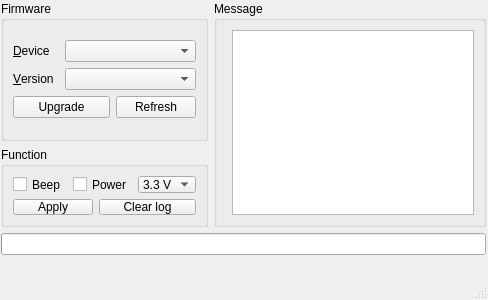
<?xml version="1.0" encoding="UTF-8"?>
<ui version="4.0">
 <class>MainWindow</class>
 <widget class="QMainWindow" name="MainWindow">
  <property name="geometry">
   <rect>
    <x>0</x>
    <y>0</y>
    <width>488</width>
    <height>300</height>
   </rect>
  </property>
  <property name="minimumSize">
   <size>
    <width>488</width>
    <height>300</height>
   </size>
  </property>
  <property name="maximumSize">
   <size>
    <width>488</width>
    <height>300</height>
   </size>
  </property>
  <property name="windowTitle">
   <string>MM32-LINK Configure</string>
  </property>
  <property name="windowIcon">
   <iconset>
    <normaloff>MM32_Logo.ico</normaloff>MM32_Logo.ico</iconset>
  </property>
  <widget class="QWidget" name="centralwidget">
   <widget class="QWidget" name="layoutWidget">
    <property name="geometry">
     <rect>
      <x>0</x>
      <y>0</y>
      <width>2</width>
      <height>2</height>
     </rect>
    </property>
    <layout class="QHBoxLayout" name="horizontalLayout"/>
   </widget>
   <widget class="QWidget" name="layoutWidget">
    <property name="geometry">
     <rect>
      <x>1</x>
      <y>1</y>
      <width>485</width>
      <height>254</height>
     </rect>
    </property>
    <layout class="QVBoxLayout" name="verticalLayout">
     <item>
      <layout class="QHBoxLayout" name="horizontalLayout_3">
       <item>
        <layout class="QGridLayout" name="gridLayout_5">
         <item row="0" column="0">
          <widget class="QGroupBox" name="groupBox">
           <property name="minimumSize">
            <size>
             <width>0</width>
             <height>100</height>
            </size>
           </property>
           <property name="maximumSize">
            <size>
             <width>16777215</width>
             <height>500</height>
            </size>
           </property>
           <property name="title">
            <string>Firmware</string>
           </property>
           <layout class="QGridLayout" name="gridLayout_4">
            <item row="0" column="0">
             <layout class="QGridLayout" name="gridLayout_2">
              <item row="2" column="0" colspan="2">
               <widget class="QPushButton" name="btnUpgrade">
                <property name="text">
                 <string>Upgrade</string>
                </property>
               </widget>
              </item>
              <item row="1" column="1" colspan="2">
               <widget class="QComboBox" name="cbbVersion">
                <property name="minimumSize">
                 <size>
                  <width>0</width>
                  <height>0</height>
                 </size>
                </property>
                <property name="maximumSize">
                 <size>
                  <width>16777215</width>
                  <height>16777215</height>
                 </size>
                </property>
               </widget>
              </item>
              <item row="0" column="0">
               <widget class="QLabel" name="label">
                <property name="minimumSize">
                 <size>
                  <width>0</width>
                  <height>0</height>
                 </size>
                </property>
                <property name="text">
                 <string>&amp;Device</string>
                </property>
                <property name="buddy">
                 <cstring>cbbDevice</cstring>
                </property>
               </widget>
              </item>
              <item row="0" column="1" colspan="2">
               <widget class="QComboBox" name="cbbDevice">
                <property name="minimumSize">
                 <size>
                  <width>0</width>
                  <height>0</height>
                 </size>
                </property>
                <property name="maximumSize">
                 <size>
                  <width>16777215</width>
                  <height>16777215</height>
                 </size>
                </property>
               </widget>
              </item>
              <item row="1" column="0">
               <widget class="QLabel" name="label_2">
                <property name="text">
                 <string>&amp;Version</string>
                </property>
                <property name="buddy">
                 <cstring>cbbVersion</cstring>
                </property>
               </widget>
              </item>
              <item row="2" column="2">
               <widget class="QPushButton" name="btnRefresh">
                <property name="text">
                 <string>Refresh</string>
                </property>
               </widget>
              </item>
             </layout>
            </item>
           </layout>
          </widget>
         </item>
         <item row="1" column="0">
          <widget class="QGroupBox" name="groupBox_2">
           <property name="minimumSize">
            <size>
             <width>0</width>
             <height>80</height>
            </size>
           </property>
           <property name="maximumSize">
            <size>
             <width>16777215</width>
             <height>80</height>
            </size>
           </property>
           <property name="title">
            <string>Function</string>
           </property>
           <layout class="QGridLayout" name="gridLayout_3">
            <item row="0" column="0">
             <layout class="QHBoxLayout" name="horizontalLayout_2">
              <item>
               <widget class="QCheckBox" name="cboxBeep">
                <property name="text">
                 <string>Beep</string>
                </property>
               </widget>
              </item>
              <item>
               <widget class="QCheckBox" name="cboxPower">
                <property name="maximumSize">
                 <size>
                  <width>80</width>
                  <height>16777215</height>
                 </size>
                </property>
                <property name="text">
                 <string>Power</string>
                </property>
               </widget>
              </item>
              <item>
               <widget class="QComboBox" name="cbbPOut">
                <property name="minimumSize">
                 <size>
                  <width>0</width>
                  <height>0</height>
                 </size>
                </property>
                <property name="maximumSize">
                 <size>
                  <width>16777215</width>
                  <height>16777215</height>
                 </size>
                </property>
                <item>
                 <property name="text">
                  <string>3.3 V</string>
                 </property>
                </item>
                <item>
                 <property name="text">
                  <string>5 V</string>
                 </property>
                </item>
               </widget>
              </item>
             </layout>
            </item>
            <item row="1" column="0">
             <layout class="QFormLayout" name="formLayout">
              <item row="0" column="0">
               <widget class="QPushButton" name="btnOK">
                <property name="text">
                 <string>Apply</string>
                </property>
               </widget>
              </item>
              <item row="0" column="1">
               <widget class="QPushButton" name="btnClearLog">
                <property name="text">
                 <string>Clear log</string>
                </property>
               </widget>
              </item>
             </layout>
            </item>
           </layout>
          </widget>
         </item>
        </layout>
       </item>
       <item>
        <widget class="QGroupBox" name="groupBox_3">
         <property name="title">
          <string>Message</string>
         </property>
         <layout class="QFormLayout" name="formLayout_2">
          <item row="0" column="1">
           <widget class="QTextBrowser" name="textView"/>
          </item>
         </layout>
        </widget>
       </item>
      </layout>
     </item>
     <item>
      <widget class="QProgressBar" name="processBar">
       <property name="value">
        <number>0</number>
       </property>
       <property name="textVisible">
        <bool>false</bool>
       </property>
       <property name="format">
        <string/>
       </property>
      </widget>
     </item>
    </layout>
   </widget>
  </widget>
  <widget class="QMenuBar" name="menubar">
   <property name="geometry">
    <rect>
     <x>0</x>
     <y>0</y>
     <width>488</width>
     <height>23</height>
    </rect>
   </property>
  </widget>
  <widget class="QStatusBar" name="statusbar"/>
 </widget>
 <tabstops>
  <tabstop>cbbDevice</tabstop>
  <tabstop>cboxPower</tabstop>
  <tabstop>cbbPOut</tabstop>
  <tabstop>cboxBeep</tabstop>
  <tabstop>btnClearLog</tabstop>
 </tabstops>
 <resources/>
 <connections>
  <connection>
   <sender>btnClearLog</sender>
   <signal>clicked()</signal>
   <receiver>textView</receiver>
   <slot>clear()</slot>
   <hints>
    <hint type="sourcelabel">
     <x>141</x>
     <y>232</y>
    </hint>
    <hint type="destinationlabel">
     <x>309</x>
     <y>159</y>
    </hint>
   </hints>
  </connection>
 </connections>
</ui>
